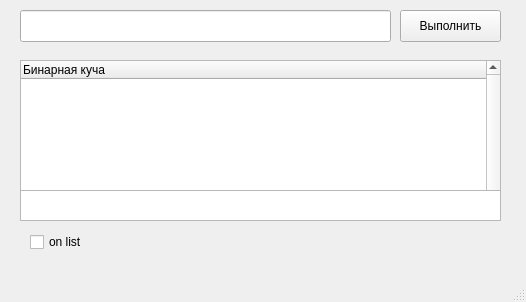
<?xml version="1.0" encoding="UTF-8"?>
<ui version="4.0">
 <class>MainWindow</class>
 <widget class="QMainWindow" name="MainWindow">
  <property name="geometry">
   <rect>
    <x>0</x>
    <y>0</y>
    <width>526</width>
    <height>302</height>
   </rect>
  </property>
  <property name="windowTitle">
   <string>MainWindow</string>
  </property>
  <widget class="QWidget" name="centralwidget">
   <widget class="QLineEdit" name="lineEdit">
    <property name="geometry">
     <rect>
      <x>20</x>
      <y>10</y>
      <width>371</width>
      <height>32</height>
     </rect>
    </property>
   </widget>
   <widget class="QLabel" name="label_5">
    <property name="geometry">
     <rect>
      <x>-10</x>
      <y>0</y>
      <width>16</width>
      <height>51</height>
     </rect>
    </property>
    <property name="text">
     <string/>
    </property>
   </widget>
   <widget class="QPushButton" name="pushButton">
    <property name="enabled">
     <bool>true</bool>
    </property>
    <property name="geometry">
     <rect>
      <x>400</x>
      <y>10</y>
      <width>101</width>
      <height>32</height>
     </rect>
    </property>
    <property name="text">
     <string>Выполнить</string>
    </property>
   </widget>
   <widget class="QLabel" name="label">
    <property name="geometry">
     <rect>
      <x>0</x>
      <y>0</y>
      <width>541</width>
      <height>51</height>
     </rect>
    </property>
    <property name="text">
     <string/>
    </property>
   </widget>
   <widget class="QTextEdit" name="textEdit">
    <property name="geometry">
     <rect>
      <x>20</x>
      <y>190</y>
      <width>481</width>
      <height>31</height>
     </rect>
    </property>
    <property name="verticalScrollBarPolicy">
     <enum>Qt::ScrollBarAsNeeded</enum>
    </property>
    <property name="horizontalScrollBarPolicy">
     <enum>Qt::ScrollBarAsNeeded</enum>
    </property>
    <property name="sizeAdjustPolicy">
     <enum>QAbstractScrollArea::AdjustIgnored</enum>
    </property>
    <property name="readOnly">
     <bool>true</bool>
    </property>
   </widget>
   <widget class="QLabel" name="label_7">
    <property name="geometry">
     <rect>
      <x>310</x>
      <y>190</y>
      <width>511</width>
      <height>41</height>
     </rect>
    </property>
    <property name="text">
     <string/>
    </property>
   </widget>
   <widget class="QLabel" name="label_6">
    <property name="geometry">
     <rect>
      <x>0</x>
      <y>50</y>
      <width>521</width>
      <height>191</height>
     </rect>
    </property>
    <property name="text">
     <string/>
    </property>
   </widget>
   <widget class="QTreeWidget" name="treeWidget">
    <property name="geometry">
     <rect>
      <x>20</x>
      <y>60</y>
      <width>481</width>
      <height>161</height>
     </rect>
    </property>
    <property name="verticalScrollBarPolicy">
     <enum>Qt::ScrollBarAlwaysOn</enum>
    </property>
    <column>
     <property name="text">
      <string>Бинарная куча</string>
     </property>
    </column>
   </widget>
   <widget class="QCheckBox" name="checkBox">
    <property name="geometry">
     <rect>
      <x>30</x>
      <y>230</y>
      <width>88</width>
      <height>24</height>
     </rect>
    </property>
    <property name="text">
     <string>on list</string>
    </property>
   </widget>
   <zorder>label</zorder>
   <zorder>label_7</zorder>
   <zorder>label_6</zorder>
   <zorder>lineEdit</zorder>
   <zorder>pushButton</zorder>
   <zorder>label_5</zorder>
   <zorder>treeWidget</zorder>
   <zorder>textEdit</zorder>
   <zorder>checkBox</zorder>
  </widget>
  <widget class="QMenuBar" name="menubar">
   <property name="geometry">
    <rect>
     <x>0</x>
     <y>0</y>
     <width>526</width>
     <height>26</height>
    </rect>
   </property>
  </widget>
  <widget class="QStatusBar" name="statusbar"/>
 </widget>
 <resources/>
 <connections/>
</ui>
